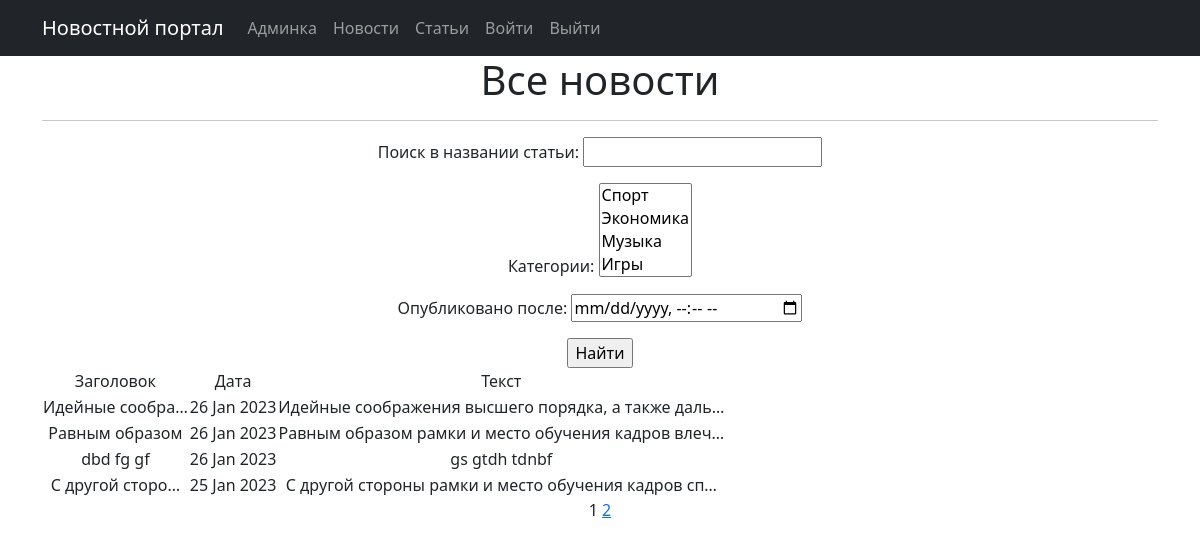
Page /news/ on the committed database.
### NewsPortal/qwe/models.py (models this page shows, shortened)
class Category(models.Model):
    category = models.CharField(max_length=64, unique=True)
    def __str__(self):
        return self.category.title()

class Post(models.Model):
    ARTICLE = 'AR'
    NEWS = 'NE'
    CATEGORY = (
        (ARTICLE, 'Статья'),
        (NEWS, 'Новость'),
    )
    postAuthor = models.ForeignKey(Author, on_delete=models.CASCADE)
    postType = models.CharField(max_length=2, choices=CATEGORY, default=ARTICLE)
    date = models.DateTimeField(auto_now_add=True)
    category = models.ManyToManyField(Category, through='PostCategory')
    title = models.CharField(max_length=256)
    text = models.TextField()
    rating = models.IntegerField(default=0)

### NewsPortal/qwe/views.py (the view)
# urls.py: path('news/', NewsList.as_view(), name='news_list'),
class NewsList(PostList):
    queryset = Post.objects.filter(postType='NE')

### NewsPortal/qwe/templatetags/custom_filters.py (called while the page is built)
@register.filter()
def censor(value):
    try:
        if type(value) is not str:
            raise StrError()
    except StrError as e:
        pprint(e)
        return
    else:
        postfix = ''
        for i in value.split():
            if i.lower() in qwe:
                i = qwe[i.lower()]
            postfix += f'{i} '
        return f'{postfix}'

### NewsPortal/qwe/templatetags/custom_tags.py (called while the page is built)
@register.simple_tag(takes_context=True)
def url_replace(context, **kwargs):
   d = context['request'].GET.copy()
   for k, v in kwargs.items():
       d[k] = v
   return d.urlencode()

### NewsPortal/qwe/views.py (called while the page is built)
    def get_queryset(self):
        queryset = super().get_queryset()
        self.filterset = NewsFilter(self.request.GET, queryset)
        return self.filterset.qs

    def get_context_data(self, **kwargs):
        context = super().get_context_data(**kwargs)
        context['filterset'] = self.filterset
        return context

### NewsPortal/templates/news.html (shortened to what this page needs)
{% extends 'flatpages/default.html' %}
{% load custom_filters %}
{% load custom_tags %}
{% block content %}
   <h1>Все новости</h1>
   <hr>
   <form action="" method="get">
       {{ filterset.form.as_p }}
       <input type="submit" value="Найти" />
   </form>
   {% if news %}
       <table>
           <tr>
               <td>Заголовок</td>
               <td>Дата</td>
               <td>Текст</td>
           </tr>
           {% for news in news %}
           <tr>
               <td>{{ news.title|censor|truncatechars:15 }}</td>
               <td>{{ news.date|date:'d M Y' }}</td>
               <td>{{ news.text|truncatechars:50|censor}}</td>
               <td>
               </td>
           </tr>
           {% endfor %}
       </table>
   {% else %}
       <h2>Новостей нет!</h2>
   {% endif %}
   {{ page_obj.number }}
   {% if page_obj.has_next %}
       <a href="?{% url_replace page=page_obj.next_page_number %}">{{ page_obj.next_page_number }}</a>
   {% endif %}
{% endblock content %}

### rows in the picture
Category: category "Спорт / Экономика / Музыка / Игры"
Post: title|censor "Идейные сообра…", date "26 Jan 2023", text|censor "Идейные соображения высшего порядка, а также даль…"
Post: title|censor "Равным образом", date "26 Jan 2023", text|censor "Равным образом рамки и место обучения кадров влеч…"
Post: title|censor "dbd fg gf", date "26 Jan 2023", text|censor "gs gtdh tdnbf"
Post: title|censor "С другой сторо…", date "25 Jan 2023", text|censor "С другой стороны рамки и место обучения кадров сп…"

### other values in the picture
{{ page_obj.number }} "1"
{{ page_obj.next_page_number }} "2"
